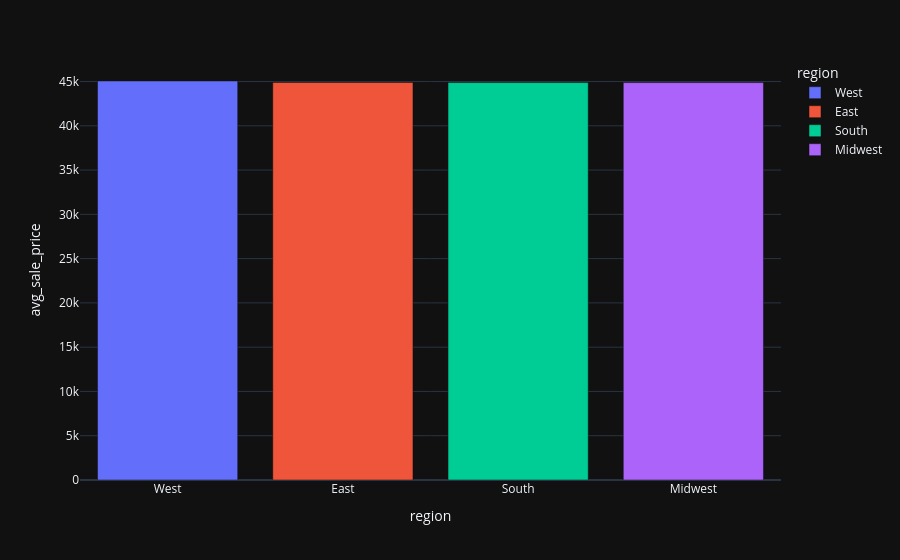

Notebook source saved alongside this figure:
### Code cell
print("Or average sale price...")
px.bar(
    regional_sale_volume,
    x='region',
    y='avg_sale_price',
    color='region',
)

### Figure 1 — Plotly figure (JSON) as saved in the notebook; plotly's stock layout.template omitted (floating-point values rounded to 4 significant figures)
{"data": [{"hovertemplate": "region=%{x}<br>avg_sale_price=%{y}<extra></extra>", "legendgroup": "West", "marker": {"color": "#636efa", "pattern": {"shape": ""}}, "name": "West", "orientation": "v", "showlegend": true, "textposition": "auto", "x": ["West"], "xaxis": "x", "y": [45060.0], "yaxis": "y", "type": "bar"}, {"hovertemplate": "region=%{x}<br>avg_sale_price=%{y}<extra></extra>", "legendgroup": "East", "marker": {"color": "#EF553B", "pattern": {"shape": ""}}, "name": "East", "orientation": "v", "showlegend": true, "textposition": "auto", "x": ["East"], "xaxis": "x", "y": [44900.0], "yaxis": "y", "type": "bar"}, {"hovertemplate": "region=%{x}<br>avg_sale_price=%{y}<extra></extra>", "legendgroup": "South", "marker": {"color": "#00cc96", "pattern": {"shape": ""}}, "name": "South", "orientation": "v", "showlegend": true, "textposition": "auto", "x": ["South"], "xaxis": "x", "y": [44880.0], "yaxis": "y", "type": "bar"}, {"hovertemplate": "region=%{x}<br>avg_sale_price=%{y}<extra></extra>", "legendgroup": "Midwest", "marker": {"color": "#ab63fa", "pattern": {"shape": ""}}, "name": "Midwest", "orientation": "v", "showlegend": true, "textposition": "auto", "x": ["Midwest"], "xaxis": "x", "y": [44880.0], "yaxis": "y", "type": "bar"}], "layout": {"xaxis": {"anchor": "y", "domain": [0.0, 1.0], "title": {"text": "region"}, "categoryorder": "array", "categoryarray": ["West", "East", "South", "Midwest"]}, "yaxis": {"anchor": "x", "domain": [0.0, 1.0], "title": {"text": "avg_sale_price"}}, "legend": {"title": {"text": "region"}, "tracegroupgap": 0}, "margin": {"t": 60}, "barmode": "relative"}}
